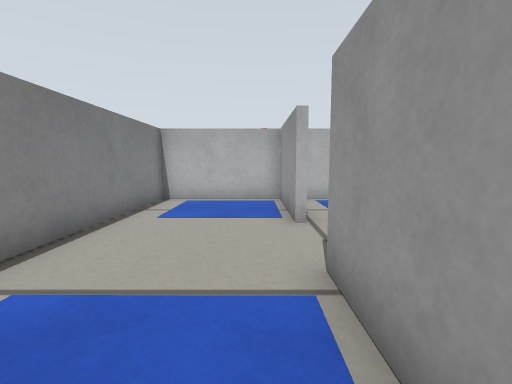
[1] (above)

18 first-person views from a walk through a world built for the Gazebo simulator. The camera is 0.26 m above the floor, tilts 6° down and sees 85° across. The floor is counted in squares, 0.2 m on a side. Each view is taken from the middle of a square. On the plan, view 1 faces up. The plan holds only what a view shows up to about 13 squares ahead; the rest is blank. The place goes on beyond the plan.

[2]
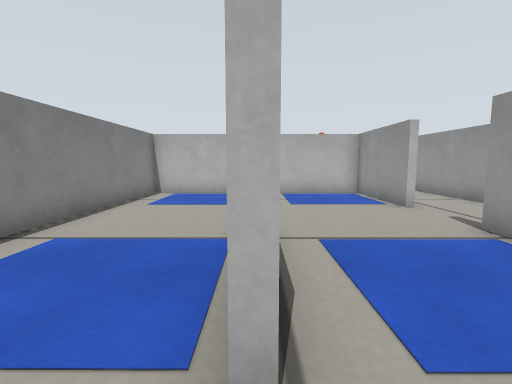

[3]
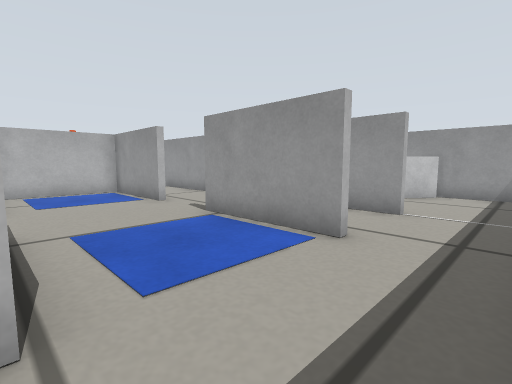

[4]
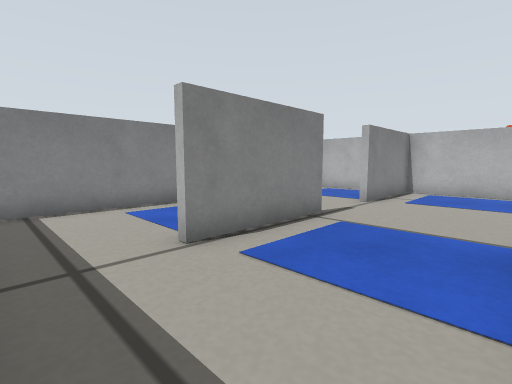

[5]
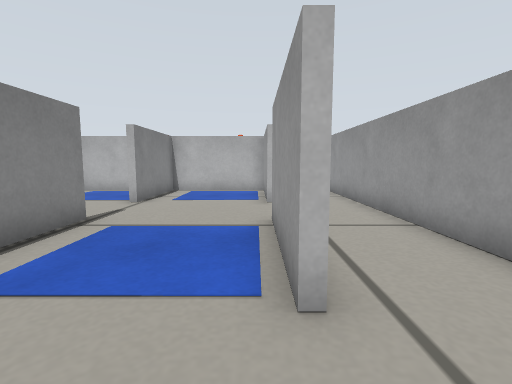

[6]
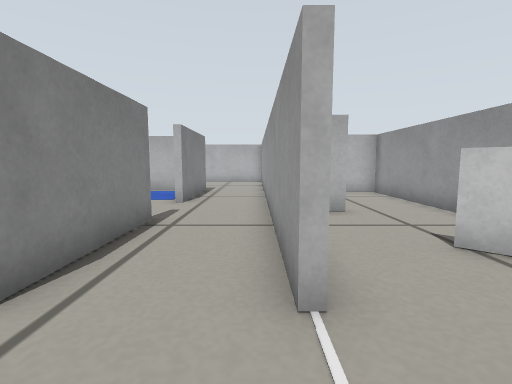

[7]
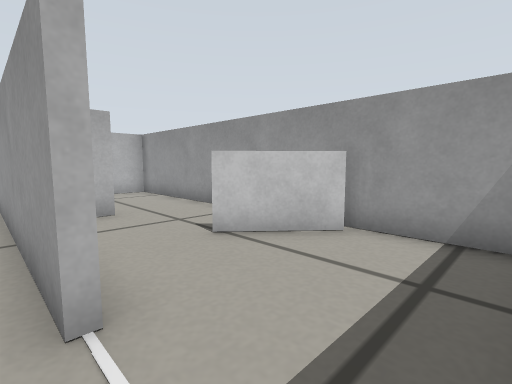

[8]
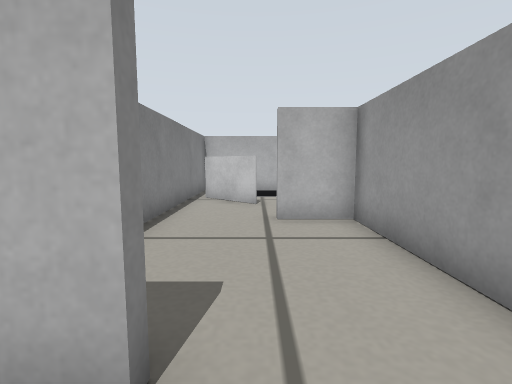

[9]
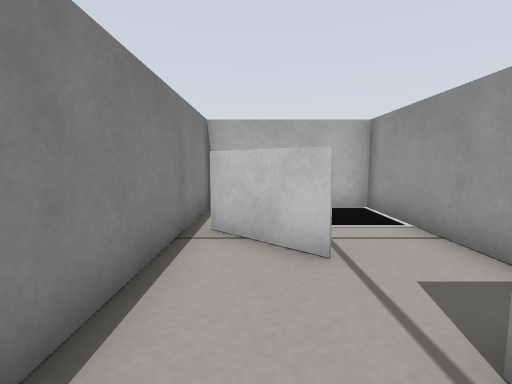

[10]
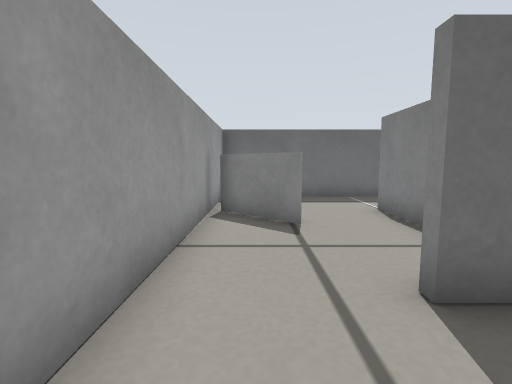

[11]
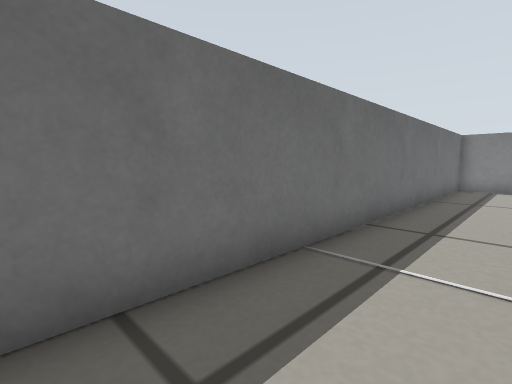

[12]
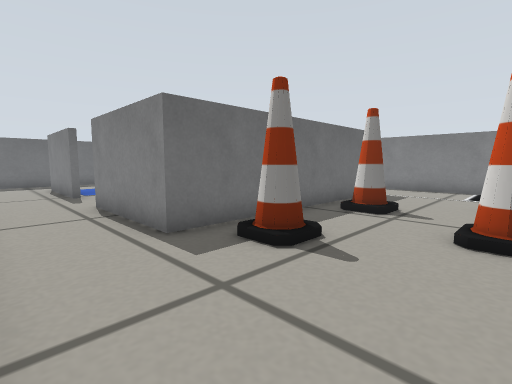

[13]
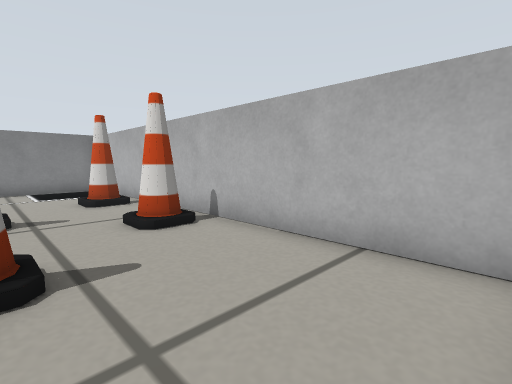

[14]
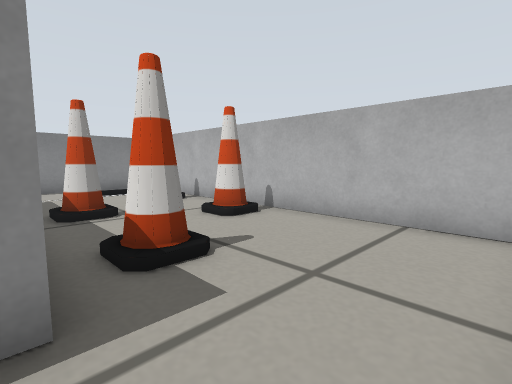

[15]
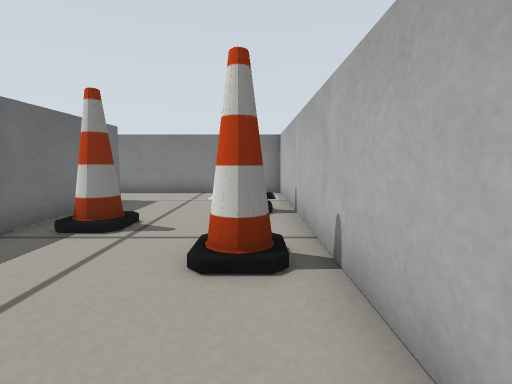

[16]
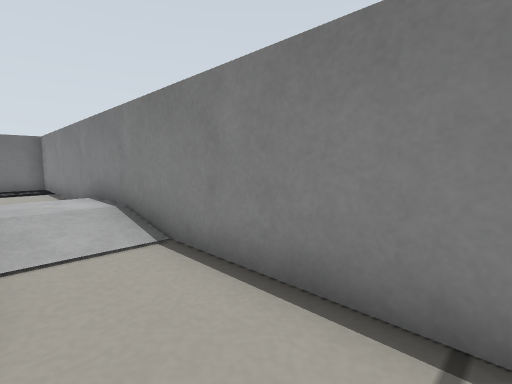

[17]
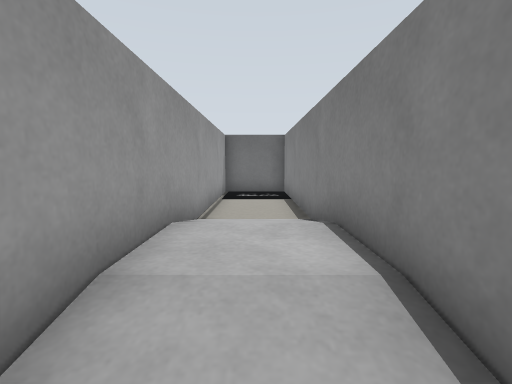

[18]
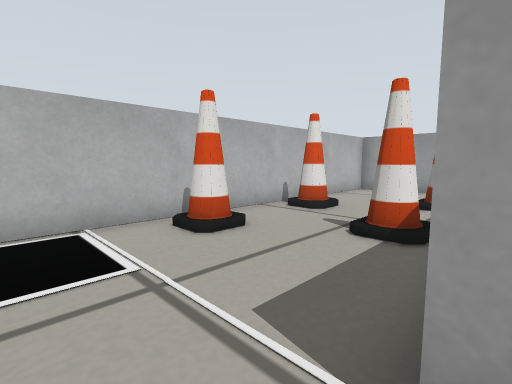

### Floor plan
Points are (right, up) in squares from view 1. A wall is a line through its corners. A room is listed if a view was taken in it or the views show most of it. See-through windows are left out.
Room 1 (views 1, 2, 3, 4, 5, 6, 7)
walls: (1.1, 3.4) (1.1, -0.7); (5.6, 3.4) (5.6, -0.8); (0.9, 0.8) (0.9, 3.4); (0.9, 6) (0.9, 10.1) (-3.4, 10.1) (-3.4, -3.4) (8.5, -3.4); (5.4, 6) (5.4, 10.1) (1.1, 10.1) (1.1, 6); (5.4, -0.7) (5.4, 3.4); (8.4, -0.8) (8.4, 5.4)
ways out: opening at (9, -2) to room 2; opening at (7.5, 6.5) to room 3
Room 2 (views 8, 9, 10, 11)
walls: (10.4, 4.3) (9.6, 4.3); (9.6, 4.6) (10.4, 4.6); (8.6, 1.5) (8.6, -0.8); (13.2, 11.4) (13.2, 16.1) (8.6, 16.1) (8.6, 8.8); (8.5, -3.4) (13.2, -3.4) (13.2, 9.3) (11.4, 9.3)
ways out: opening at (9, -2) to room 1
objects: barrier (10, 12) to (11, 13); barrier (11, 0) to (12, 1)
Room 3 (views 12, 13, 14, 15, 16, 17, 18)
walls: (-3.7, 10.3) (5.6, 10.3) (5.6, 6); (8.4, 12.9) (8.4, 13.7); (8, 16.1) (-6.3, 16.1) (-6.3, -3.4) (-3.6, -3.4) (-3.6, 7.6); (8.4, 5.4) (8.4, 10.9)
ways out: opening at (7.5, 6.5) to room 1
objects: cone (-2, 15) to (-1, 15); cone (0, 12) to (1, 12); cone (2, 15); cone (4, 12)

Positions as (right, up) in squares from view 1, and headings:
1: (0, 0), facing up
2: (1, -2), facing up
3: (1, -3), facing up-right
4: (5, -3), facing up-left
5: (5, -3), facing up
6: (8, -3), facing up
7: (8, -3), facing up-right
8: (11, 3), facing up
9: (10, 8), facing up
10: (12, 7), facing down
11: (12, -1), facing down-left
12: (8, 15), facing down-left
13: (8, 12), facing up-left
14: (8, 10), facing up-left
15: (6, 15), facing left
16: (-4, 13), facing down-left
17: (-5, 9), facing down
18: (-5, 10), facing up-right
